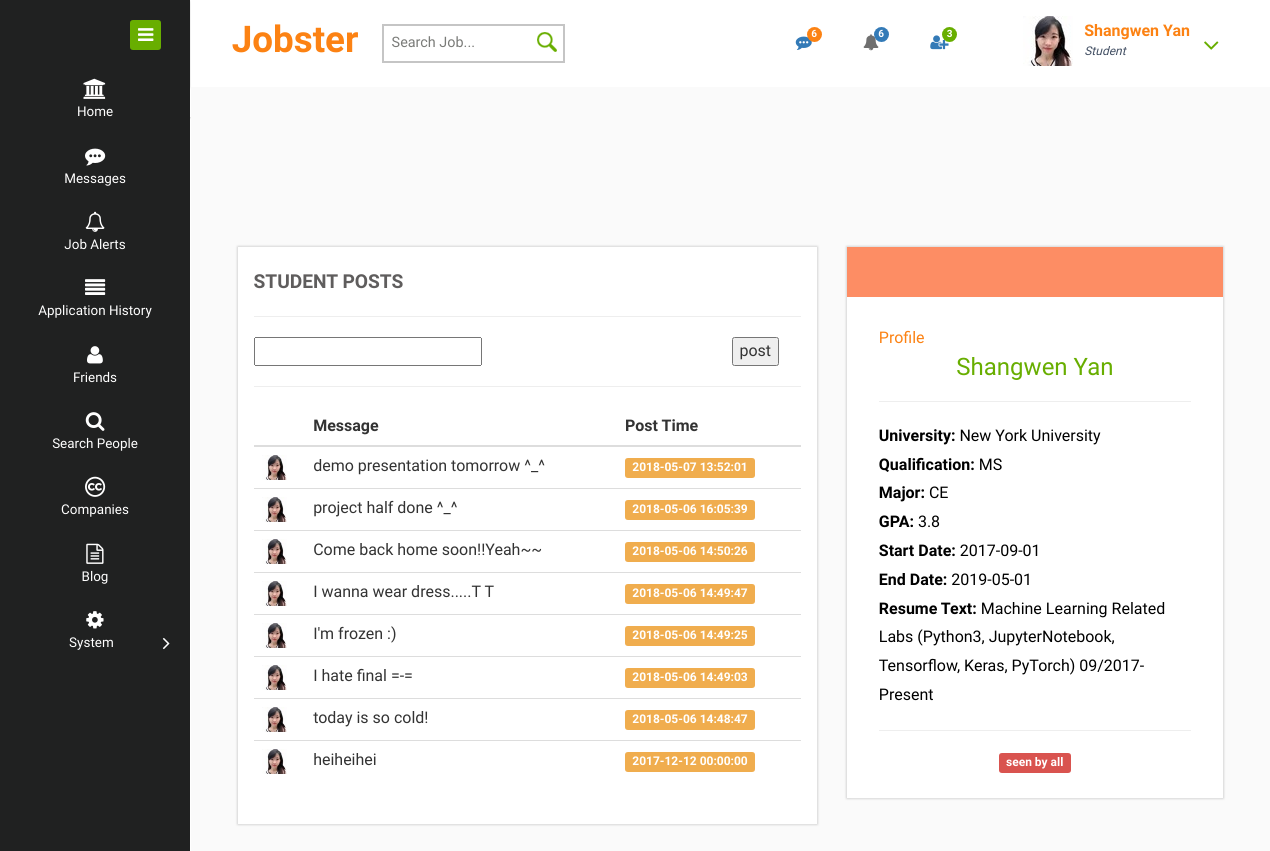
/jobster/stu_blog.php (signed in), run on the app's committed database.
### tables this page shows
CREATE TABLE `StudentPost` (
  `sid` int(11) NOT NULL,
  `postTime` datetime NOT NULL DEFAULT CURRENT_TIMESTAMP,
  `msg` varchar(200) DEFAULT NULL,
  PRIMARY KEY (`sid`,`postTime`),
  CONSTRAINT `spost_sid` FOREIGN KEY (`sid`) REFERENCES `Student` (`sid`) ON DELETE NO ACTION ON UPDATE NO ACTION
);

CREATE TABLE `Student` (
  `sid` int(11) NOT NULL AUTO_INCREMENT,
  `sname` varchar(16) DEFAULT NULL,
  `pswd` varchar(32) NOT NULL,
  `email` varchar(45) NOT NULL,
  `phone` varchar(15) DEFAULT NULL,
  `interest` varchar(100) DEFAULT NULL,
  `resumeFile` blob,
  `resumeText` varchar(5000) DEFAULT NULL,
  `university` varchar(45) DEFAULT NULL,
  `qualification` varchar(20) DEFAULT NULL COMMENT 'MS, BS, etc',
  `major` varchar(50) DEFAULT NULL,
  `gpa` varchar(10) DEFAULT NULL,
  `startDate` date DEFAULT NULL,
  `endDate` date DEFAULT NULL,
  `seenbyall` int(10) DEFAULT '1' COMMENT '1 all can see; 0 only friends and applied companies',
  PRIMARY KEY (`sid`),
  UNIQUE KEY `email_UNIQUE` (`email`)
);

### jobster/stu_blog.php (the view, shortened to what this page needs)
<?php
    require_once('connect.php');
    $sid=$_SESSION['sid'];
    $sid=mysqli_real_escape_string($con,$sid);
    $sql_msg="SELECT sname,sid1,sid2,msg,msgTime,status from message,student where message.sid2='$sid' and status=0 and message.sid1=student.sid;";
    $result_msg= mysqli_query($con,$sql_msg);
    $count_msg=mysqli_num_rows($result_msg);
    $sql_alert="select jid,cid,title,cname from jobalert inner join job using (jid) inner join company using(cid) where status = 0 and sid='$sid' order by addTime desc;";
    $result_alert= mysqli_query($con,$sql_alert);
    $count_alert=mysqli_num_rows($result_alert);
    $sql_request="select sname,msg,sid1, university from relationrequest inner join Student on sid1 = sid where status = 0 and sid2 = '$sid';";
    $result_request= mysqli_query($con,$sql_request);
    $count_request=mysqli_num_rows($result_request);
    $sql_posts="SELECT sid, postTime, msg FROM Jobster.StudentPost where sid = '$sid' order by postTime desc;";
    $result_posts= mysqli_query($con,$sql_posts);
    $count_posts=mysqli_num_rows($result_posts);
    $sql_profile = " select sname,resumeText,university,qualification,major,gpa,startDate,endDate,seenbyall from Student where sid = '$sid' ;";
    $result_profile= mysqli_query($con,$sql_profile);
?>
<!DOCTYPE HTML>
<html>
<head>
    <link href="css/bootstrap.css" rel="stylesheet" type="text/css" media="all">
    <link href="css/style.css" rel="stylesheet" type="text/css" media="all"/>
    <link href="css/font-awesome.css" rel="stylesheet">
</head>
<body>
<div class="page-container">
    <div class="left-content">
        <div class="mother-grid-inner">
            <div class="header-main">
                <div class="header-left">
                    <div class="logo-name">
                        <a href="index.php"> <h1>Jobster</h1>
                        </a>
                    </div>
                    <div class="search-box">
                        <form action ="index_stu.php" method="POST">
                            <input type="text" name="job_search" placeholder="Search Job..." required="">
                            <input type="submit" value="">
                        </form>
                    </div>
                </div>
                <div class="header-right">
                    <div class="profile_details_left">
                        <ul class="nofitications-dropdown">
                            <li class="dropdown head-dpdn">
                                <a href="#" class="dropdown-toggle" data-toggle="dropdown" aria-expanded="false"><i class="fa fa-commenting"></i><span class="badge"><?php echo $count_msg?></span></a>
                            </li>
                            <li class="dropdown head-dpdn">
                                <a href="#" class="dropdown-toggle" data-toggle="dropdown" aria-expanded="false"><i class="fa fa-bell"></i><span class="badge blue"><?php echo $count_alert?></span></a>
                            </li>
                            <li class="dropdown head-dpdn">
                                <a href="#" class="dropdown-toggle" data-toggle="dropdown" aria-expanded="false"><i class="fa fa-user-plus"></i><span class="badge blue1"><?php echo $count_request?></span></a>
                            </li>
                        </ul>
                        <div class="clearfix"> </div>
                    </div>
                    <div class="profile_details">
                        <ul>
                            <li class="dropdown profile_details_drop">
                                <a href="#" class="dropdown-toggle" data-toggle="dropdown" aria-expanded="false">
                                    <div class="profile_img">
                                        <span class="prfil-img"><?php echo "<img src=\"images/stu/s".$sid.".jpg\" alt=\"\" >"?> </span>
                                        <div class="user-name">
                                            <p><?php echo $_SESSION['sname']?></p>
                                            <span>Student</span>
                                        </div>
                                        <i class="fa fa-angle-down lnr"></i>
                                        <div class="clearfix"></div>
                                    </div>
                                </a>
                            </li>
                        </ul>
                    </div>
                    <div class="clearfix"> </div>
                </div>
                <div class="clearfix"> </div>
            </div>
            <div class="inner-block">
                <div class="chit-chat-layer1">
                    <div class="col-md-6 chit-chat-layer1-left" id = " msg_left" style="width: 60%;">
                        <div class="work-progres">
                            <div class="chit-chat-heading">
                                Student Posts
                            </div>
                            <div class="table-responsive">
                                <table class="table table-hover">
                                    <thead>
                                    <tr>
                                        <th></th>
                                        <th>Message</th>
                                        <th></th>
                                        <th></th>
                                        <th>Post Time</th>
                                        <th></th>
                                    </tr>
                                    </thead>
                                    <tbody>
                                    <?php
                                    for ($i = 0; $i < $count_posts; $i++){
                                        if($row=mysqli_fetch_assoc($result_posts)){
                                            $sid_post = $row['sid'];
                                            $msg = $row['msg'];;
                                            $postTime = $row['postTime'];
                                            echo "
                                                    <tr>
                                                        <td><img src=\"images/stu/s".$sid_post.".jpg\" alt=\"\" height=\"25\" width=\"25\"></td>
                                                        <td colspan=\"3\">".$msg."</td>
                                                        <td colspan=\"2\"><span class=\"label label-warning \" >".$postTime."</span></td>
                                                    </tr>
                                                ";
                                        }
                                    }
                                    ?>
                                    <hr>
                                    <form id="p_form">
                                        <input type="text" name="" value="">
                                        <input type="button" value="post" style="margin-left:250px ">
                                    </form>
                                    <hr>
                                    </tbody>
                                </table>
                            </div>
                        </div>
                    </div>
                </div>
                <div class="main-page-charts" >
                        <div class="col-md-6 chart-layer1-right" id = "msg_right" style=" width: 40%" >
                            <div class="user-marorm">
                                <div class="malorum-top">
                                </div>
                                <div class="malorm-bottom">
                                    <h4>Profile </h4>
                                    <?php
                                        if($row=mysqli_fetch_assoc($result_profile)){
                                            $seenbyall=$row['seenbyall'];
                                            if($seenbyall==1){
                                                echo "
                                                    <h2>".$row['sname']."</h2><hr>
                                                    <span id=\"msg_history\">
                                                        <p style=\"text-align: left; \"><b>University: </b>".$row['university']."</p>
                                                        <p style=\"text-align: left; \"><b>Qualification: </b>".$row['qualification']."</p>
                                                        <p style=\"text-align: left; \"><b>Major: </b>".$row['major']."</p>
                                                        <p style=\"text-align: left; \"><b>GPA: </b>".$row['gpa']."</p>
                                                        <p style=\"text-align: left; \"><b>Start Date: </b>".$row['startDate']."</p>
                                                        <p style=\"text-align: left; \"><b>End Date: </b>".$row['endDate']."</p>
                                                        <td><p style=\"text-align: left; \"><b>Resume Text: </b>".$row['resumeText']."</p></td>
                                                    </span><hr/>
                                                    <span style='margin-left: 120px' class=\"label label-success hideall\">seen by all</span><span hidden>".$sid."</span>
                                                ";
                                            }else{
                                                echo "
                                                    <h2>".$row['sname']."</h2><hr>
                                                    <span id=\"msg_history\">
                                                        <p style=\"text-align: left; \"><b>University: </b>".$row['university']."</p>
                                                        <p style=\"text-align: left; \"><b>Qualification: </b>".$row['qualification']."</p>
                                                        <p style=\"text-align: left; \"><b>Major: </b>".$row['major']."</p>
                                                        <p style=\"text-align: left; \"><b>GPA: </b>".$row['gpa']."</p>
                                                        <p style=\"text-align: left; \"><b>Start Date: </b>".$row['startDate']."</p>
                                                        <p style=\"text-align: left; \"><b>End Date: </b>".$row['endDate']."</p>
                                                        <td><p style=\"text-align: left; \"><b>Resume Text: </b>".$row['resumeText']."</p></td>
                                                    </span><hr/>
                                                    <span style='margin-left: 120px' class=\"label label-danger hideallc\" >seen by all</span><span hidden>".$sid."</span>
                                                ";
                                            }
                                        }
                                    ?>
                                </div>
                            </div>
                        </div>
                    </div>
                </div>
            </div>
            </div>
            <div class="copyrights">
                <p>Copyright &copy; New York University CS6083: Yan Li, Shangwen Yan</p>            </div>
        </div>
    <div class="sidebar-menu">
        <div class="logo"> <a href="#" class="sidebar-icon"> <span class="fa fa-bars"></span> </a>  </div>
        <div class="menu">
            <ul id="menu" >
                <li id="menu-home" ><a href="index_stu.php"><i class="fa fa-university"></i><span>Home</span></a></li>
                <li><a href="stu_msg.php"><i class="fa fa-commenting"></i><span>Messages</span></a></li>
                <li><a href="stu_job_alert.php"><i class="fa fa-bell-o"></i><span>Job Alerts</span></a></li>
                <li><a href="stu_application.php"><i class="fa fa-align-justify"></i><span>Application History</span></a></li>
                <li><a href="stu_friends.php"><i class="fa fa-user"></i><span>Friends</span></a></li>
                <li><a href="stu_search.php"><i class="fa fa-search"></i><span>Search People</span></a></li>
                <li><a href="stu_companies.php"><i class="fa fa-creative-commons"></i><span>Companies</span></a></li>
                <li><a href="stu_blog.php"><i class="fa fa-file-text-o"></i><span>Blog</span></a></li>
                <li><a href="#"><i class="fa fa-cog"></i><span>System</span><span class="fa fa-angle-right" style="float: right"></span></a>
                </li>
            </ul>
        </div>
    </div>
</body>
</html>

### data on the page
studentpost: msg "demo presentation tomorrow ^_^", postTime "2018-05-07 13:52:01"
studentpost: msg "project half done ^_^", postTime "2018-05-06 16:05:39"
studentpost: msg "Come back home soon!!Yeah~~", postTime "2018-05-06 14:50:26"
studentpost: msg "I wanna wear dress.....T T", postTime "2018-05-06 14:49:47"
studentpost: msg "I'm frozen :)", postTime "2018-05-06 14:49:25"
studentpost: msg "I hate final =-=", postTime "2018-05-06 14:49:03"
studentpost: msg "today is so cold!", postTime "2018-05-06 14:48:47"
studentpost: msg "heiheihei", postTime "2017-12-12 00:00:00"
student: sname "Shangwen Yan", university "New York University", qualification "MS", major "CE", gpa "3.8", startDate "2017-09-01", endDate "2019-05-01", resumeText "Machine Learning Related Labs (Python3, JupyterNotebook, Tensorflow, Keras, PyTorch) 09/2017-Present"

### other printed values
$count_msg "6"
$count_alert "6"
$count_request "3"
$_SESSION['sname'] "Shangwen Yan"
